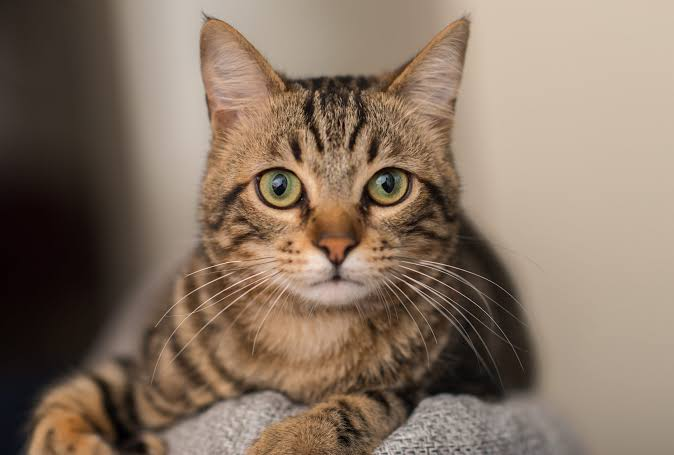
#> input picture Phase 2/Projects/Image Processor Without Libraries/images.jpg, 674 x 455 px
$ jupyter execute 'Image Processor Without Libraries.ipynb'
#> lines starting #> are read from the running program, lines starting #| are printed output that depends on the picture
# **Image Processor Without Libraries**
The project demonstrates how to perform common image processing operations — brightness, grayscale, contrast, and blur — using only `numpy` and `PIL`, without relying on dedicated image processing libraries like OpenCV or scikit-image.

Imports the three libraries the notebook depends on:
- `numpy` — used for all pixel-level array manipulations (arithmetic, clipping, slicing).
- `pathlib` — provides a cross-platform, object-oriented way to build and resolve file paths.
- `PIL.Image` — used only for opening the image file and converting NumPy arrays back into displayable image objects. All actual processing is done in NumPy, not PIL.

[cell 1]
import numpy as np
import pathlib
from PIL import Image

- `pathlib.Path.cwd()` returns the current working directory as a `Path` object.
- The `/` operator on a `Path` appends `"images.jpg"` to produce the full path — e.g. `/home/user/project/images.jpg`.
- `Image.open(path)` opens the image file using PIL and creates an `Image` object. The image is not yet loaded fully into memory at this point (PIL uses lazy loading); it gets read when accessed later.

[cell 2]
path = pathlib.Path.cwd() / "images.jpg"
image = Image.open(path)
#> image is the input picture: PIL image 674x455 RGB; mean R, G, B 135.1, 116.1, 99.6

- `np.array(image)` converts the PIL Image object into a 3D NumPy array of shape `(height, width, 3)`, with pixel values in the range `0–255` and dtype `uint8`.
- `.shape` prints the height, width, and number of colour channels (3 for RGB).
- `.ndim` prints the number of dimensions — which is `3` for a standard colour image (height, width, channels).
- This array (`image_array`) is used as the source data for all processing functions that follow.

[cell 3]
image_array = np.array(image)
print(f"Array shape : {image_array.shape}")
#| Array shape : (455, 674, 3)
print(f"Array Dimension : {image_array.ndim}")
#| Array Dimension : 3

## Change Brightness of the image
- **Purpose:** Increases or decreases the brightness of every pixel uniformly.
- `image_array.astype(np.int16)` — casts the array from `uint8` to `int16` first. This is critical: `uint8` wraps around on overflow (e.g. `250 + 50 = 44`), whereas `int16` can hold the intermediate values correctly.
- `+ b_level` — adds the brightness offset to every pixel across all three channels. A positive value brightens; a negative value darkens.
- `np.clip(..., 0, 255)` — clamps all values back into the valid pixel range.
- `.astype(np.uint8)` — converts back to the standard image dtype before creating the PIL Image.
- `change_brightness(50)` — a demo call that increases brightness by 50 units.

[cell 4]
def change_brightness(b_level):
#> called with b_level = 50
    transform_image = np.clip(image_array.astype(np.int16) + b_level , 0 , 255).astype(np.uint8)
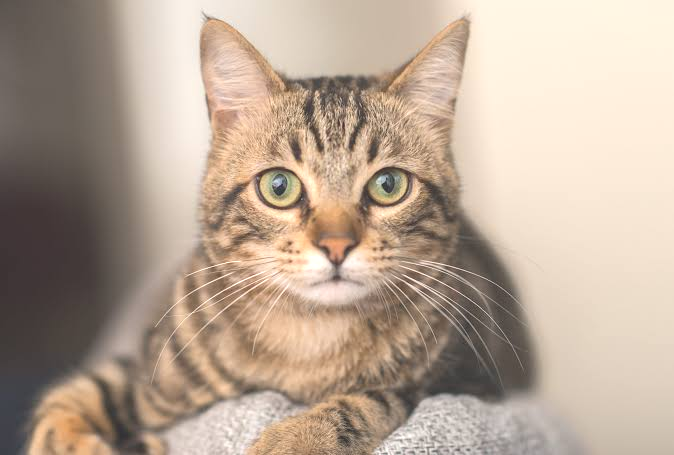
#> transform_image: shape (455, 674, 3); mean R, G, B 184.5, 166.1, 149.6
    return Image.fromarray(transform_image)

change_brightness(50)

## Grayscale
- **Purpose:** Converts a colour (RGB) image to a single-channel grayscale image using the standard luminance formula.
- `image_array[:, :, 0/1/2]` — slices out each colour channel independently as a 2D array.
- The weighted formula `0.2989·R + 0.5870·G + 0.1140·B` is the ITU-R BT.601 luma formula. Green is weighted highest because the human eye is most sensitive to green light; blue is weighted least.
- `np.clip(..., 0, 255).astype(np.uint8)` — ensures the resulting values are valid pixel values.
- The result is a 2D array (height × width), so PIL renders it as a single-channel grayscale image.

[cell 5]
def grayscale():

    R = image_array[:, :, 0]
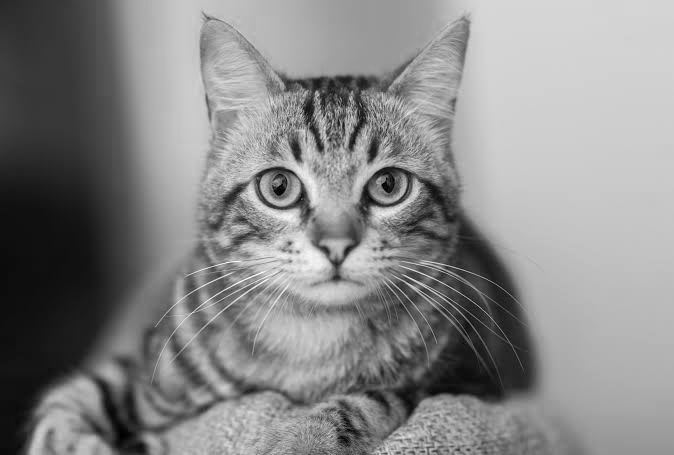
#> R: shape (455, 674); min 0, max 255, mean 135.1
    G = image_array[:, :, 1]
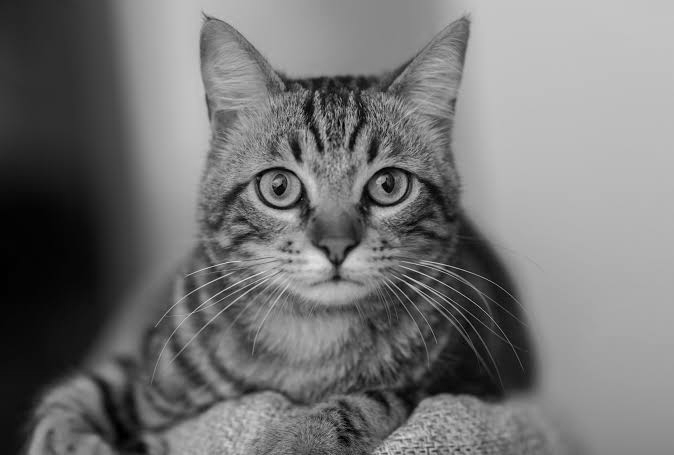
#> G: shape (455, 674); min 0, max 227, mean 116.1
    B = image_array[:, :, 2]
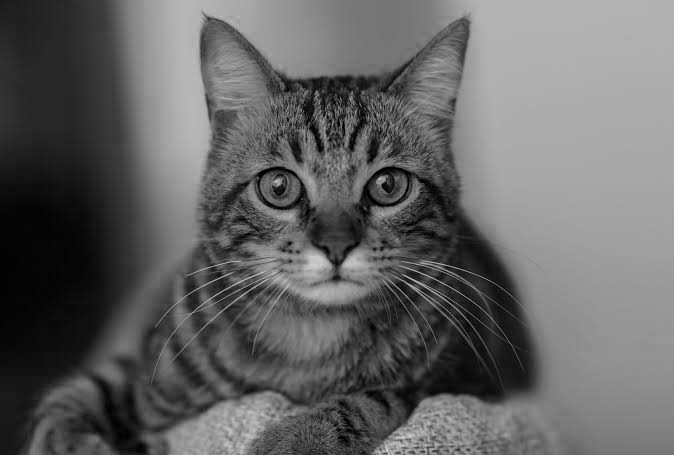
#> B: shape (455, 674); min 0, max 211, mean 99.6

    grayscale_image = (R * 0.2989) + (G * 0.5870) + (B * 0.1140)

    grayscale_image = np.clip(grayscale_image, 0, 255).astype(np.uint8)

    return Image.fromarray(grayscale_image)

grayscale()

## Contrast
- **Purpose:** Adjusts the contrast of the image by scaling pixel values around the mid-point (127).
- `x - 127` — shifts all pixel values so that mid-grey (127) becomes zero. Pixels brighter than mid-grey become positive; darker ones become negative.
- `* factor` — stretches or compresses the range. A `factor > 1` increases contrast (pushes darks darker and lights lighter); `0 < factor < 1` reduces contrast; `factor = 1` leaves the image unchanged.
- `127 + ...` — shifts the values back to the 0–255 range centred on mid-grey.
- `np.clip` ensures no values exceed valid bounds after the scaling.
- `contrast(2.0)` — doubles the contrast as a demo call.

[cell 6]
def contrast(factor):
#> called with factor = 2
    x = image_array.astype(np.int16)
    array = ( 127 + (x - 127) * factor )
    array =  np.clip(array , 0 ,255).astype(np.uint8)
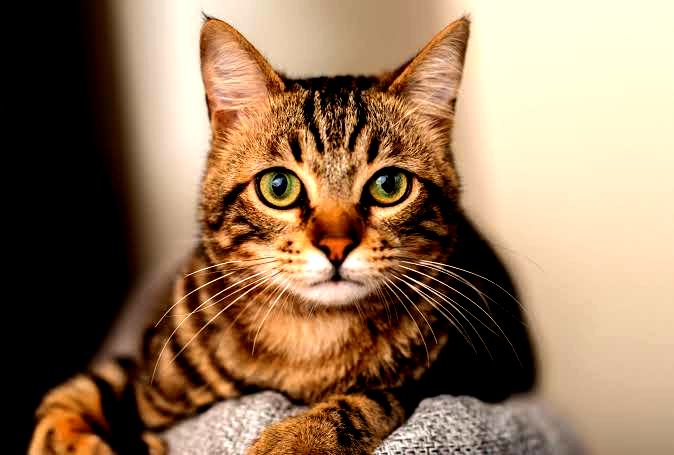
#> array: shape (455, 674, 3); mean R, G, B 147.8, 119.2, 91.4
    return Image.fromarray(array)
contrast(2.0)

## Blur
- **Purpose:** Applies a box blur (mean filter) to smooth the image.
- `kernel_size` — defines the neighbourhood size. A value of `5` means each output pixel is the average of the surrounding 5×5 patch (25 pixels).
- `pad = kernel_size // 2` — calculates the border offset so the sliding window stays within bounds. For a 5×5 kernel, `pad = 2`.
- `np.zeros_like(image_array)` — initialises the output array with the same shape and dtype as the input, filled with zeros. Pixels in the padded border region remain 0 (black).
- The nested `for` loops slide the kernel across every valid pixel position.
- `image_array[i-pad : i+pad+1, j-pad : j+pad+1]` — extracts the local patch around pixel `(i, j)`.
- `np.mean(patch, axis=(0,1))` — averages across the height and width axes of the patch, producing one averaged RGB value per pixel.
- This is a pure Python loop implementation — correct but slow for large images compared to vectorised convolution approaches.
- `blur(5)` — applies a 5×5 box blur as a demo call.

[cell 7]
def blur(kernel_size):
#> called with kernel_size = 5
    output = np.zeros_like(image_array)
#> output: shape (455, 674, 3); every value is 0
    pad = kernel_size // 2
    h, w, c = image_array.shape
#> h = 455; w = 674; c = 3

    for i in range(pad, h - pad):
        for j in range(pad, w - pad):

            patch = image_array[i - pad : i + pad + 1, j - pad : j + pad + 1]

            output[i, j] = np.mean(patch, axis=(0,1))
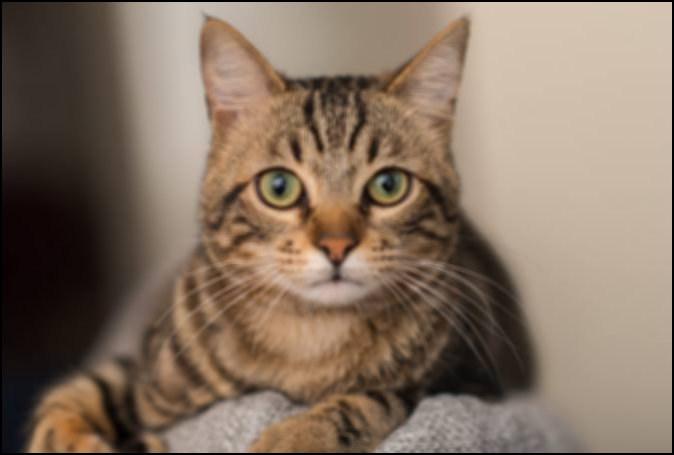
#> output: shape (455, 674, 3); mean R, G, B 132.7, 114, 97.7

    return Image.fromarray(output)

blur(5)
